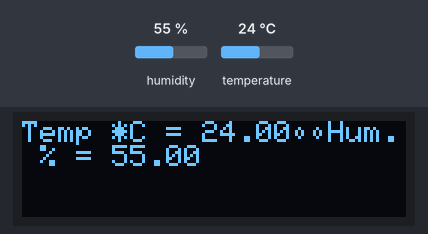
Simulated run of this sketch. Board: Arduino Uno, built with avr-gcc and run on an emulated ATmega328P. On the bench: 128×32 one-colour display. Inputs (shaded band) come from the test bench; at power-on: humidity 55 %, temperature 24 °C. The display library's start-up logo is not drawn.

Above: at 1.2 s.
1.3 s: humidity set to 22 %
At 2.9 s:
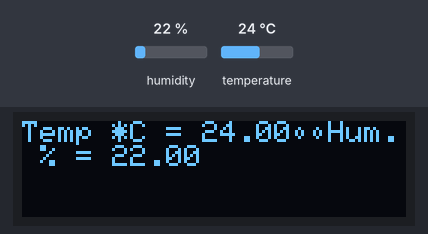
3.2 s: temperature set to 12 °C
At 4.6 s:
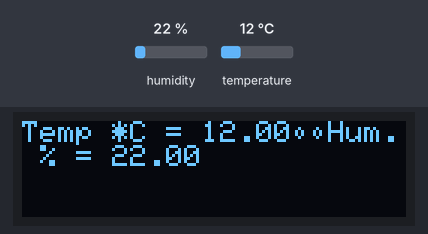
4.9 s: humidity set to 40 %
At 6.1 s:
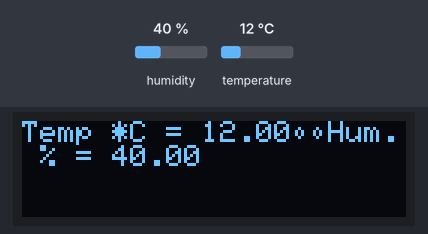
6.6 s: temperature set to 19 °C
At 7.6 s:
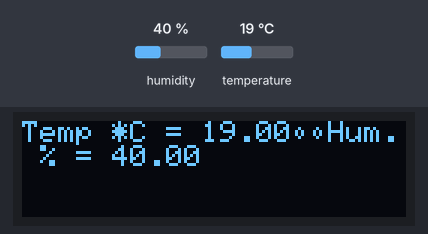
Timing chart, 0 to 9.3 s (numbered marks = the images above; inputs shaded):
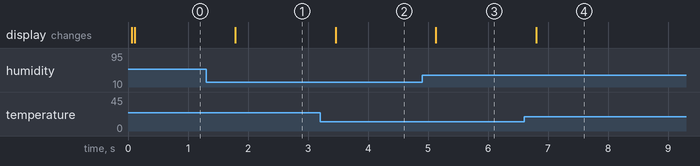

The sketch:

temphum.ino
```cpp
//LIBRARIES
#include <Wire.h>                           //Arduino I2C Library
#include <Adafruit_SSD1306.h>               //OLED Screen Library
#include <Adafruit_GFX.h>                   //OLED Screen Graphics Library
#include <Adafruit_SHT31.h>                 //temp and humidity sensor library

//DEFINiTIONS
Adafruit_SHT31 sht31 = Adafruit_SHT31();

//OLED Display Defintions
#define SCREEN_WIDTH 128                                                      // OLED display width, in pixels
#define SCREEN_HEIGHT 32                                                      // OLED display height, in pixels
#define OLED_RESET    -1                                                      // Reset pin # (or -1 if sharing Arduino reset pin)
Adafruit_SSD1306 display(SCREEN_WIDTH, SCREEN_HEIGHT, &Wire, OLED_RESET);     //Declaring the display name (display)


void setup()
{
  Wire.begin();                                     //Initializes I2C pins on the arduino
  display.begin(SSD1306_SWITCHCAPVCC, 0x3C);        //Initializes the specific I2C channels for OLED screen
  display.display();                                //Displays current display settings

  Serial.println("SHT31 test");
  if (! sht31.begin(0x44)) {   // Set to 0x45 for alternate i2c addr
    Serial.println("Couldn't find SHT31");
    while (1) delay(1);
  }

  //Displays new settings
  display.clearDisplay();               //Clears previous display
  display.setTextSize(1);               //Sets font size
  display.setTextColor(WHITE);          //Sets text color (Can only be white)
  display.setCursor(0,0);               //Sets starting pixel of text [(0,0) is top left side of screen]
  display.println("Hello");             //String set to be displayed ["ln" means that the next string will be on a new line]
  display.println("World");             //String set to be displayed
  display.display();                    //Displays current display settings to OLED
}

void loop()
{
  float t = sht31.readTemperature();
  float h = sht31.readHumidity();

  display.clearDisplay();               //Clears previous display
  display.setTextSize(1);               //Sets font size
  display.setTextColor(WHITE);          //Sets text color (Can only be white)
  display.setCursor(0,0);               //Sets starting pixel of text [(0,0) is top left side of screen]

  if (! isnan(t)) {                     //display temp if number is measured, else print error
    display.print("Temp *C = "); display.print(t); display.print("\t\t");
  } else{
    display.println("Failed to read temperature");
  }

  if (! isnan(h)) {                     //display hum if number is measured, else print error
    display.print("Hum. % = "); display.print(h);
  } else{
    display.println("Failed to read humidity");
  }

  display.display();                    //Displays current display settings to OLED
  delay(500);                           //delay 500ms to keep displayed valuesS
}
```

Measured:
- after the input at 1.3 s, the display: changes after 0.49 s (image 1)
- after the input at 3.2 s, the display: changes after 0.26 s (image 2)
- after the input at 4.9 s, the display: changes after 0.23 s (image 3)
- after the input at 6.6 s, the display: changes after 0.21 s (image 4)
